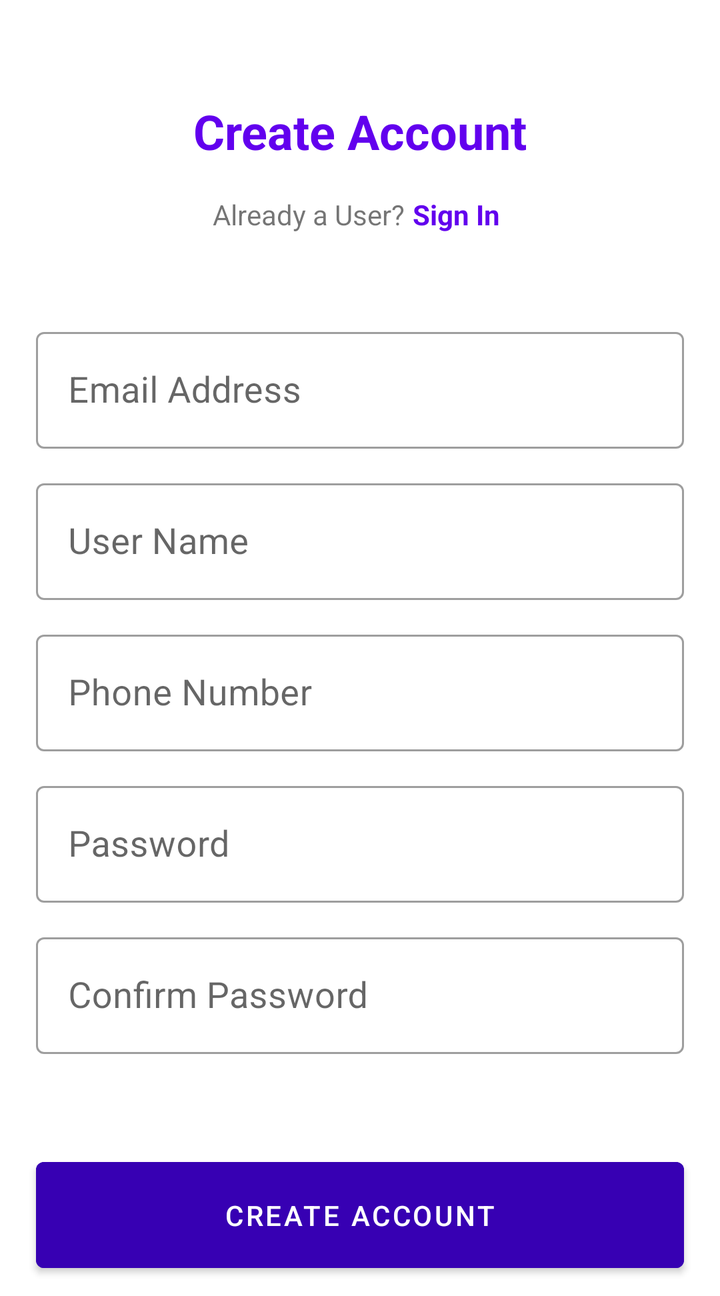
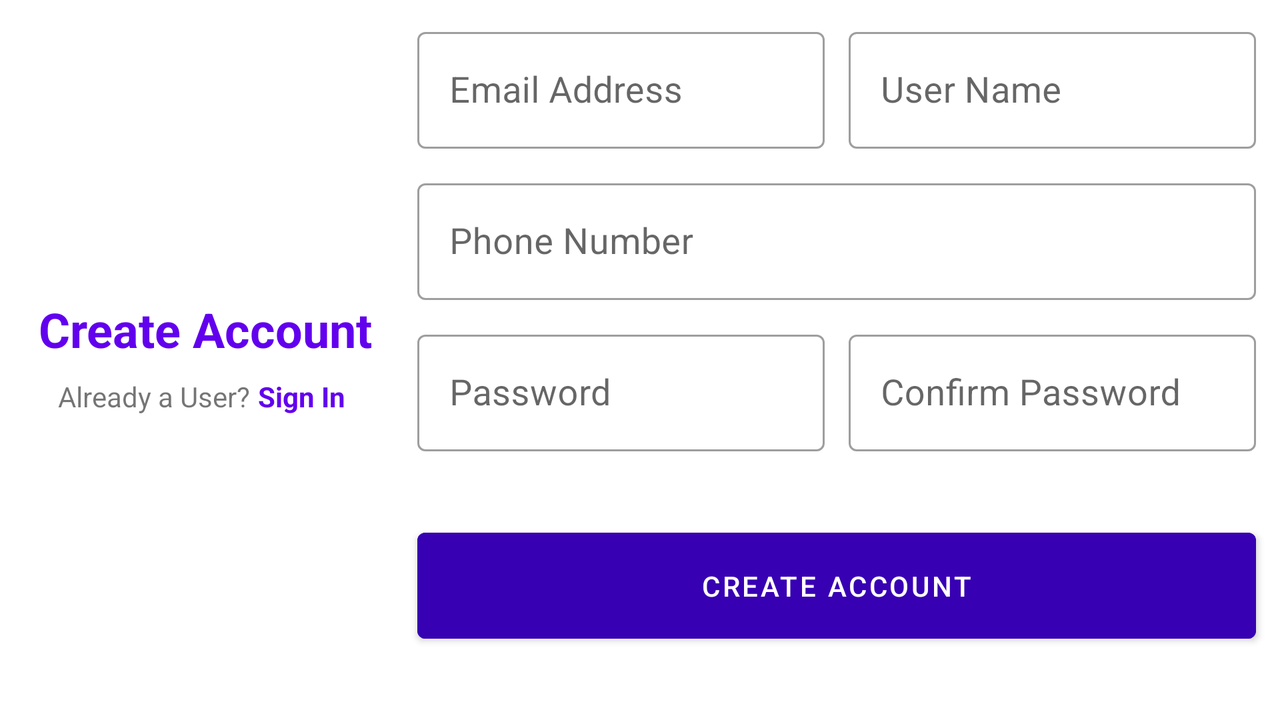

One screen, two layout resources from the same app: the default and the repository's alternative for another configuration. Each is rendered where Android would select it; the XML of both is given below.
<!-- AndroidManifest.xml: application theme Theme.QuixoteTask -->
<!-- res/layout/activity_sign_up.xml -->
<?xml version="1.0" encoding="utf-8"?>
<androidx.core.widget.NestedScrollView xmlns:android="http://schemas.android.com/apk/res/android"
    xmlns:app="http://schemas.android.com/apk/res-auto"
    xmlns:tools="http://schemas.android.com/tools"
    android:layout_width="match_parent"
    android:layout_height="match_parent">

    <androidx.constraintlayout.widget.ConstraintLayout
        android:layout_width="match_parent"
        android:layout_height="match_parent"
        tools:context=".activity.SignUpActivity">

        <com.google.android.material.textview.MaterialTextView
            android:id="@+id/signUp"
            android:layout_width="wrap_content"
            android:layout_height="wrap_content"
            android:text="@string/sign_up"
            android:textAlignment="center"
            android:textColor="@color/purple_500"
            android:textSize="24sp"
            android:textStyle="bold"
            app:layout_constraintBottom_toBottomOf="parent"
            app:layout_constraintEnd_toEndOf="parent"
            app:layout_constraintStart_toStartOf="parent"
            app:layout_constraintTop_toTopOf="parent"
            app:layout_constraintVertical_bias="0.08" />

        <com.google.android.material.textview.MaterialTextView
            android:id="@+id/alreadyUser"
            android:layout_width="wrap_content"
            android:layout_height="wrap_content"
            android:layout_marginTop="12dp"
            android:paddingVertical="4dp"
            android:text="@string/already_user"
            app:layout_constraintEnd_toStartOf="@id/alreadyUserSignUpTv"
            app:layout_constraintHorizontal_bias="0.5"
            app:layout_constraintHorizontal_chainStyle="packed"
            app:layout_constraintStart_toStartOf="parent"
            app:layout_constraintTop_toBottomOf="@id/signUp" />

        <com.google.android.material.textview.MaterialTextView
            android:id="@+id/alreadyUserSignUpTv"
            android:layout_width="wrap_content"
            android:layout_height="wrap_content"
            android:paddingHorizontal="4dp"
            android:paddingVertical="4dp"
            android:text="@string/sign_in"
            android:textColor="@color/purple_500"
            android:textStyle="bold"
            app:layout_constraintEnd_toEndOf="parent"
            app:layout_constraintStart_toEndOf="@id/alreadyUser"
            app:layout_constraintTop_toTopOf="@id/alreadyUser" />

        <com.google.android.material.textfield.TextInputLayout
            android:id="@+id/emailSignUp"
            style="@style/Widget.MaterialComponents.TextInputLayout.OutlinedBox"
            android:layout_width="0dp"
            android:layout_height="wrap_content"
            android:layout_marginHorizontal="18dp"
            android:layout_marginTop="40dp"
            app:layout_constraintBottom_toTopOf="@id/usernameSignUp"
            app:layout_constraintEnd_toEndOf="parent"
            app:layout_constraintStart_toStartOf="parent"
            app:layout_constraintTop_toBottomOf="@id/alreadyUser">

            <com.google.android.material.textfield.TextInputEditText
                android:id="@+id/emailEtSignUp"
                android:layout_width="match_parent"
                android:layout_height="match_parent"
                android:backgroundTint="@color/white"
                android:hint="@string/email"
                android:inputType="textEmailAddress"
                android:textColor="@color/purple_500"
                android:textSize="18sp" />
        </com.google.android.material.textfield.TextInputLayout>

        <com.google.android.material.textfield.TextInputLayout
            android:id="@+id/usernameSignUp"
            style="@style/Widget.MaterialComponents.TextInputLayout.OutlinedBox"
            android:layout_width="0dp"
            android:layout_height="wrap_content"
            android:layout_marginHorizontal="18dp"
            android:layout_marginTop="12dp"
            app:layout_constraintBottom_toTopOf="@id/phoneSignUp"
            app:layout_constraintEnd_toEndOf="parent"
            app:layout_constraintStart_toStartOf="parent"
            app:layout_constraintTop_toBottomOf="@id/emailSignUp">

            <com.google.android.material.textfield.TextInputEditText
                android:id="@+id/usernameEtSignUp"
                android:layout_width="match_parent"
                android:layout_height="match_parent"
                android:backgroundTint="@color/white"
                android:hint="@string/username"
                android:inputType="textPersonName"
                android:textColor="@color/purple_500"
                android:textSize="18sp" />
        </com.google.android.material.textfield.TextInputLayout>

        <com.google.android.material.textfield.TextInputLayout
            android:id="@+id/phoneSignUp"
            style="@style/Widget.MaterialComponents.TextInputLayout.OutlinedBox"
            android:layout_width="0dp"
            android:layout_height="wrap_content"
            android:layout_marginTop="12dp"
            app:layout_constraintBottom_toTopOf="@id/passwordSignUp"
            app:layout_constraintEnd_toEndOf="@id/emailSignUp"
            app:layout_constraintStart_toStartOf="@id/emailSignUp"
            app:layout_constraintTop_toBottomOf="@id/usernameSignUp">

            <com.google.android.material.textfield.TextInputEditText
                android:id="@+id/phoneEtSignUp"
                android:layout_width="match_parent"
                android:layout_height="match_parent"
                android:backgroundTint="@color/white"
                android:hint="@string/phone"
                android:inputType="number"
                android:textColor="@color/purple_500"
                android:textSize="18sp" />
        </com.google.android.material.textfield.TextInputLayout>

        <com.google.android.material.textfield.TextInputLayout
            android:id="@+id/passwordSignUp"
            style="@style/Widget.MaterialComponents.TextInputLayout.OutlinedBox"
            android:layout_width="0dp"
            android:layout_height="wrap_content"
            android:layout_marginTop="12dp"
            app:layout_constraintBottom_toTopOf="@id/confirmPasswordSignUp"
            app:layout_constraintEnd_toEndOf="@id/emailSignUp"
            app:layout_constraintStart_toStartOf="@id/emailSignUp"
            app:layout_constraintTop_toBottomOf="@id/phoneSignUp">

            <com.google.android.material.textfield.TextInputEditText
                android:id="@+id/passwordEtSignUp"
                android:layout_width="match_parent"
                android:layout_height="match_parent"
                android:backgroundTint="@color/white"
                android:hint="@string/password"
                android:inputType="textPassword"
                android:textColor="@color/purple_500"
                android:textSize="18sp" />
        </com.google.android.material.textfield.TextInputLayout>

        <com.google.android.material.textfield.TextInputLayout
            android:id="@+id/confirmPasswordSignUp"
            style="@style/Widget.MaterialComponents.TextInputLayout.OutlinedBox"
            android:layout_width="0dp"
            android:layout_height="wrap_content"
            android:layout_marginTop="12dp"
            app:layout_constraintBottom_toTopOf="@id/createAccountBtn"
            app:layout_constraintEnd_toEndOf="@id/emailSignUp"
            app:layout_constraintStart_toStartOf="@id/emailSignUp"
            app:layout_constraintTop_toBottomOf="@id/passwordSignUp">

            <com.google.android.material.textfield.TextInputEditText
                android:id="@+id/confirmPasswordEtSignUp"
                android:layout_width="match_parent"
                android:layout_height="match_parent"
                android:backgroundTint="@color/white"
                android:hint="@string/confirm_pass"
                android:inputType="textVisiblePassword"
                android:textColor="@color/purple_500"
                android:textSize="18sp" />
        </com.google.android.material.textfield.TextInputLayout>

        <com.google.android.material.button.MaterialButton
            android:id="@+id/createAccountBtn"
            android:layout_width="0dp"
            android:layout_height="65dp"
            android:layout_marginTop="48dp"
            android:layout_marginBottom="8dp"
            android:backgroundTint="@color/purple_700"
            android:text="@string/sign_up"
            app:layout_constraintBottom_toBottomOf="parent"
            app:layout_constraintEnd_toEndOf="@id/emailSignUp"
            app:layout_constraintStart_toStartOf="@id/emailSignUp"
            app:layout_constraintTop_toBottomOf="@id/confirmPasswordSignUp"
            app:layout_constraintVertical_bias="0.12" />
    </androidx.constraintlayout.widget.ConstraintLayout>
</androidx.core.widget.NestedScrollView>
<!-- resources referenced by this layout -->
<resources>
  <color name="purple_500">#FF6200EE</color>
  <color name="purple_700">#FF3700B3</color>
  <color name="white">#FFFFFFFF</color>
  <string name="already_user">Already a User?</string>
  <string name="confirm_pass">Confirm Password</string>
  <string name="email">Email Address</string>
  <string name="password">Password</string>
  <string name="phone">Phone Number</string>
  <string name="sign_in">Sign In</string>
  <string name="sign_up">Create Account</string>
  <string name="username">User Name</string>
  <style name="Theme.QuixoteTask" parent="Theme.MaterialComponents.DayNight.DarkActionBar">
          
          <item name="colorPrimary">@color/purple_500</item>
          <item name="colorPrimaryVariant">@color/purple_700</item>
          <item name="colorOnPrimary">@color/white</item>
          
          <item name="colorSecondary">@color/teal_200</item>
          <item name="colorSecondaryVariant">@color/teal_700</item>
          <item name="colorOnSecondary">@color/white</item>
          
          <item name="android:statusBarColor" tools:targetApi="l">?attr/colorPrimaryVariant</item>
          
      </style>
  <color name="teal_200">#FF03DAC5</color>
  <color name="teal_700">#FF018786</color>
</resources>
<!-- res/layout-land/activity_sign_up.xml (the repository's variant of the layout above) -->
<!-- drawn on the phone turned sideways -->
<?xml version="1.0" encoding="utf-8"?>
<androidx.constraintlayout.widget.ConstraintLayout xmlns:android="http://schemas.android.com/apk/res/android"
    xmlns:app="http://schemas.android.com/apk/res-auto"
    xmlns:tools="http://schemas.android.com/tools"
    android:layout_width="match_parent"
    android:layout_height="match_parent"
    tools:context=".activity.SignUpActivity">

    <com.google.android.material.textview.MaterialTextView
        android:id="@+id/signUp"
        android:layout_width="wrap_content"
        android:layout_height="wrap_content"
        android:text="@string/sign_up"
        android:textAlignment="center"
        android:textColor="@color/purple_500"
        android:textSize="24sp"
        android:textStyle="bold"
        app:layout_constraintBottom_toTopOf="@id/alreadyUser"
        app:layout_constraintEnd_toStartOf="@id/phoneSignUp"
        app:layout_constraintHorizontal_bias="0.0"
        app:layout_constraintStart_toStartOf="@id/guideline3"
        app:layout_constraintTop_toTopOf="@id/guideline2"
        app:layout_constraintVertical_chainStyle="packed" />

    <com.google.android.material.textview.MaterialTextView
        android:id="@+id/alreadyUser"
        android:layout_width="wrap_content"
        android:layout_height="wrap_content"
        android:layout_marginTop="4dp"
        android:paddingVertical="4dp"
        android:text="@string/already_user"
        app:layout_constraintBottom_toBottomOf="@id/guideline4"
        app:layout_constraintEnd_toStartOf="@id/alreadyUserSignUpTv"
        app:layout_constraintHorizontal_bias="0.5"
        app:layout_constraintHorizontal_chainStyle="packed"
        app:layout_constraintStart_toStartOf="@id/guideline3"
        app:layout_constraintTop_toBottomOf="@id/signUp" />

    <com.google.android.material.textview.MaterialTextView
        android:id="@+id/alreadyUserSignUpTv"
        android:layout_width="wrap_content"
        android:layout_height="wrap_content"
        android:paddingHorizontal="4dp"
        android:paddingVertical="4dp"
        android:text="@string/sign_in"
        android:textColor="@color/purple_500"
        android:textStyle="bold"
        app:layout_constraintEnd_toEndOf="@id/signUp"
        app:layout_constraintStart_toEndOf="@id/alreadyUser"
        app:layout_constraintTop_toTopOf="@id/alreadyUser" />

    <com.google.android.material.textfield.TextInputLayout
        android:id="@+id/emailSignUp"
        style="@style/Widget.MaterialComponents.TextInputLayout.OutlinedBox"
        android:layout_width="0dp"
        android:layout_height="wrap_content"
        android:layout_marginStart="32dp"
        app:layout_constraintEnd_toStartOf="@id/usernameSignUp"
        app:layout_constraintStart_toEndOf="@id/alreadyUserSignUpTv"
        app:layout_constraintTop_toTopOf="@id/guideline2">

        <com.google.android.material.textfield.TextInputEditText
            android:id="@+id/emailEtSignUp"
            android:layout_width="match_parent"
            android:layout_height="match_parent"
            android:backgroundTint="@color/white"
            android:hint="@string/email"
            android:inputType="textEmailAddress"
            android:textColor="@color/purple_500"
            android:textSize="18sp" />
    </com.google.android.material.textfield.TextInputLayout>

    <com.google.android.material.textfield.TextInputLayout
        android:id="@+id/usernameSignUp"
        style="@style/Widget.MaterialComponents.TextInputLayout.OutlinedBox"
        android:layout_width="0dp"
        android:layout_height="wrap_content"
        android:layout_marginStart="12dp"
        android:layout_marginEnd="12dp"
        app:layout_constraintBottom_toTopOf="@id/phoneSignUp"
        app:layout_constraintEnd_toEndOf="parent"
        app:layout_constraintStart_toEndOf="@id/emailSignUp"
        app:layout_constraintTop_toTopOf="@id/emailSignUp">

        <com.google.android.material.textfield.TextInputEditText
            android:id="@+id/usernameEtSignUp"
            android:layout_width="match_parent"
            android:layout_height="match_parent"
            android:backgroundTint="@color/white"
            android:hint="@string/username"
            android:inputType="textPersonName"
            android:textColor="@color/purple_500"
            android:textSize="18sp" />
    </com.google.android.material.textfield.TextInputLayout>

    <com.google.android.material.textfield.TextInputLayout
        android:id="@+id/phoneSignUp"
        style="@style/Widget.MaterialComponents.TextInputLayout.OutlinedBox"
        android:layout_width="0dp"
        android:layout_height="wrap_content"
        android:layout_marginTop="12dp"
        app:layout_constraintBottom_toTopOf="@id/passwordSignUp"
        app:layout_constraintEnd_toEndOf="@id/usernameSignUp"
        app:layout_constraintStart_toStartOf="@id/emailSignUp"
        app:layout_constraintTop_toBottomOf="@id/usernameSignUp">

        <com.google.android.material.textfield.TextInputEditText
            android:id="@+id/phoneEtSignUp"
            android:layout_width="match_parent"
            android:layout_height="match_parent"
            android:backgroundTint="@color/white"
            android:hint="@string/phone"
            android:inputType="number"
            android:textColor="@color/purple_500"
            android:textSize="18sp" />
    </com.google.android.material.textfield.TextInputLayout>

    <com.google.android.material.textfield.TextInputLayout
        android:id="@+id/passwordSignUp"
        style="@style/Widget.MaterialComponents.TextInputLayout.OutlinedBox"
        android:layout_width="0dp"
        android:layout_height="wrap_content"
        android:layout_marginTop="12dp"
        app:layout_constraintBottom_toTopOf="@id/confirmPasswordSignUp"
        app:layout_constraintEnd_toEndOf="@id/emailSignUp"
        app:layout_constraintStart_toStartOf="@id/emailSignUp"
        app:layout_constraintTop_toBottomOf="@id/phoneSignUp">

        <com.google.android.material.textfield.TextInputEditText
            android:id="@+id/passwordEtSignUp"
            android:layout_width="match_parent"
            android:layout_height="match_parent"
            android:backgroundTint="@color/white"
            android:hint="@string/password"
            android:inputType="textPassword"
            android:textColor="@color/purple_500"
            android:textSize="18sp" />
    </com.google.android.material.textfield.TextInputLayout>

    <com.google.android.material.textfield.TextInputLayout
        android:id="@+id/confirmPasswordSignUp"
        style="@style/Widget.MaterialComponents.TextInputLayout.OutlinedBox"
        android:layout_width="0dp"
        android:layout_height="wrap_content"
        app:layout_constraintEnd_toEndOf="@id/usernameSignUp"
        app:layout_constraintStart_toStartOf="@id/usernameSignUp"
        app:layout_constraintTop_toBottomOf="@id/phoneSignUp"
        app:layout_constraintTop_toTopOf="@id/passwordSignUp">

        <com.google.android.material.textfield.TextInputEditText
            android:id="@+id/confirmPasswordEtSignUp"
            android:layout_width="match_parent"
            android:layout_height="match_parent"
            android:backgroundTint="@color/white"
            android:hint="@string/confirm_pass"
            android:inputType="textVisiblePassword"
            android:textColor="@color/purple_500"
            android:textSize="18sp" />
    </com.google.android.material.textfield.TextInputLayout>

    <com.google.android.material.button.MaterialButton
        android:id="@+id/createAccountBtn"
        android:layout_width="0dp"
        android:layout_height="65dp"
        android:backgroundTint="@color/purple_700"
        android:text="@string/sign_up"
        app:layout_constraintBottom_toBottomOf="parent"
        app:layout_constraintEnd_toEndOf="@id/confirmPasswordSignUp"
        app:layout_constraintStart_toStartOf="@id/passwordSignUp"
        app:layout_constraintTop_toBottomOf="@id/passwordSignUp"
        app:layout_constraintVertical_bias="0.5" />

    <androidx.constraintlayout.widget.Guideline
        android:id="@+id/guideline2"
        android:layout_width="wrap_content"
        android:layout_height="wrap_content"
        android:orientation="horizontal"
        app:layout_constraintGuide_percent="0.03" />

    <androidx.constraintlayout.widget.Guideline
        android:id="@+id/guideline4"
        android:layout_width="wrap_content"
        android:layout_height="wrap_content"
        android:orientation="horizontal"
        app:layout_constraintGuide_percent="0.97" />

    <androidx.constraintlayout.widget.Guideline
        android:id="@+id/guideline3"
        android:layout_width="wrap_content"
        android:layout_height="wrap_content"
        android:orientation="vertical"
        app:layout_constraintGuide_percent="0.03" />
</androidx.constraintlayout.widget.ConstraintLayout>
